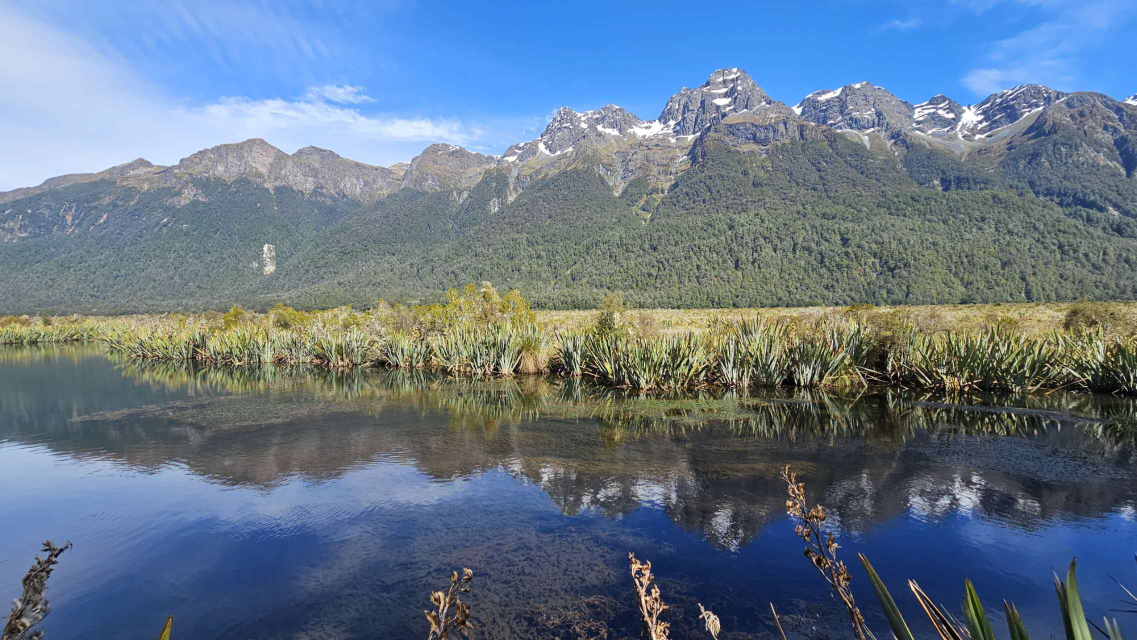
#> input picture jpg/1.2.jpg, 2273 x 1280 px (shown at 1/2 size)
$ python test3.py   (older library calls are emulated)
#> lines starting #> are read from the running program, lines starting #| are printed output that depends on the picture
import os
from PIL import Image
from matplotlib import pyplot as plt
from matplotlib.patches import Circle
from timeit import default_timer as timer

# 假设你的Harris和Sobel函数都已导入或在本文件中
from test1 import computeHarrisCorners  # 这里换成你自己的Harris函数

# 读取JPG并转灰度pixel_array（内存）
def load_image_as_greyscale_array(image_path):
#> called with image_path = './jpg/1.2.jpg'
    img = Image.open(image_path).convert('L')  # 直接转灰度
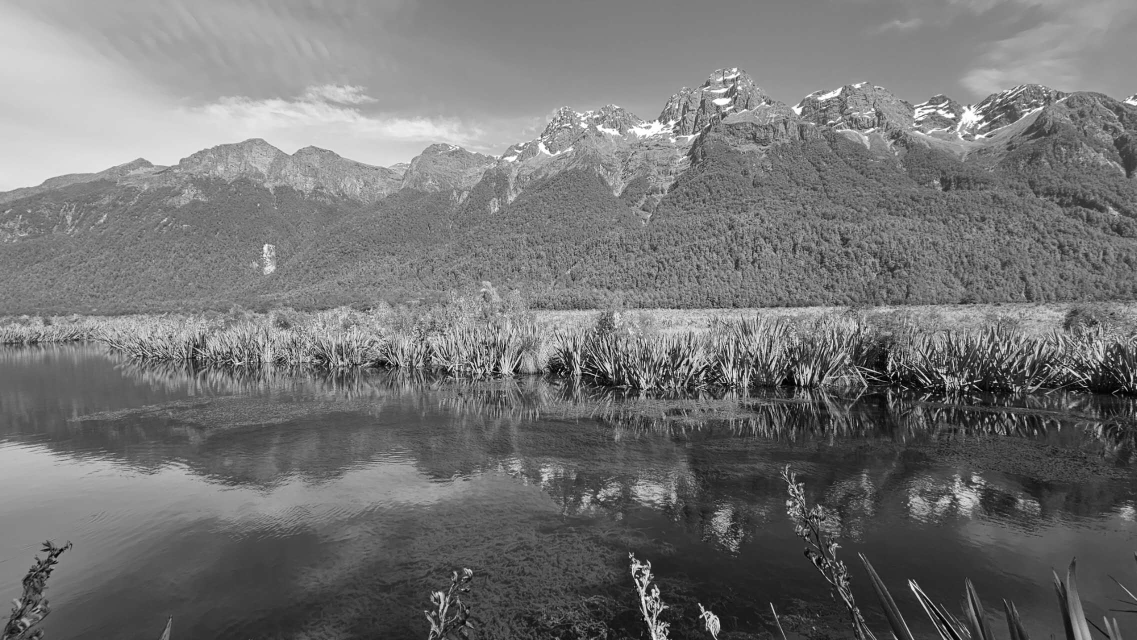
#> img: PIL image 2273x1280 L (shown at 1/2 size); min 0, max 255, mean 116
    width, height = img.size
#> width = 2273; height = 1280
    pixels = list(img.getdata())
#> pixels = 2909440 items

    pixel_array = []
    for y in range(height):
        row = []
        for x in range(width):
            grey = pixels[y * width + x]
            row.append(grey)
        pixel_array.append(row)
#> after the loop, pixel_array = 1280 items
    return width, height, pixel_array

# 可视化 Harris 角点
def visualize_harris(image_array, corners, title):
    plt.imshow(image_array, cmap='gray')
    plt.title(title)
    for (x, y) in corners:
        circ = Circle((x, y), 3, color='r', fill=False)
        plt.gca().add_patch(circ)
    plt.show()

def main():
    input_image = './jpg/1.1.jpg'   # 换成你的图片路径
    input_image = './jpg/1.2.jpg'

    # 1️⃣ 直接读取JPG并转灰度
    width, height, pixel_array = load_image_as_greyscale_array(input_image)
#> width = 2273; height = 1280; pixel_array = 1280 items

    # 2️⃣ Harris角点检测（直接内存跑）
    start = timer()
#> (the run stopped early here; a loop or call above may not have finished)

$ run again, with jpg/2.1.jpg copied over jpg/1.2.jpg
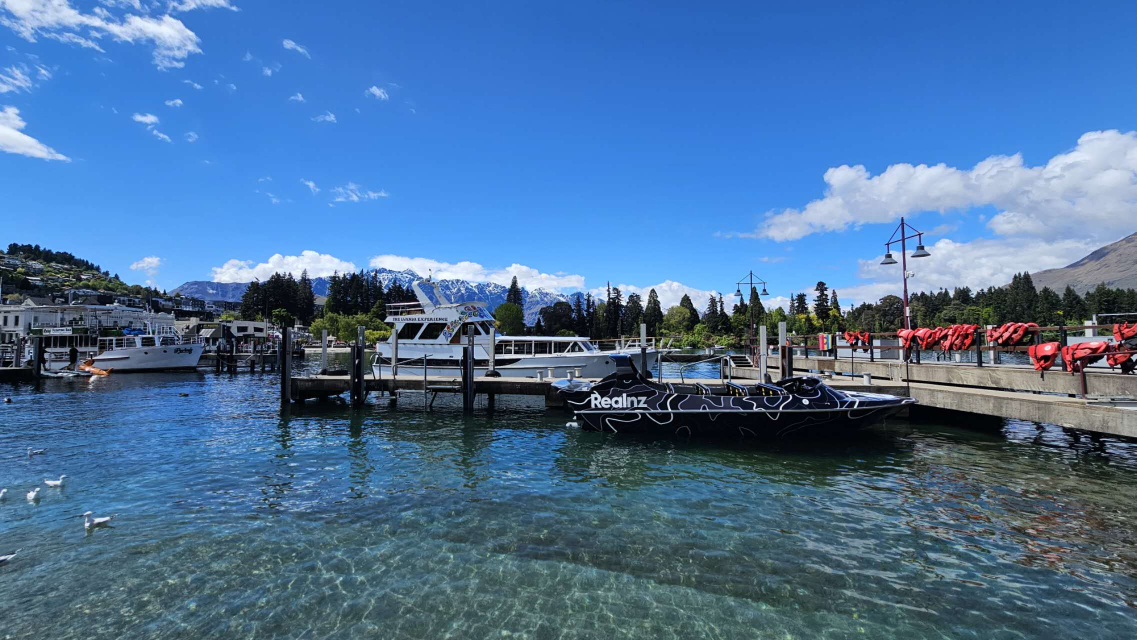
#> input picture jpg/2.1.jpg, 2273 x 1280 px (shown at 1/2 size)
#> in load_image_as_greyscale_array, `img = Image.open(image_path).convert('L')`:
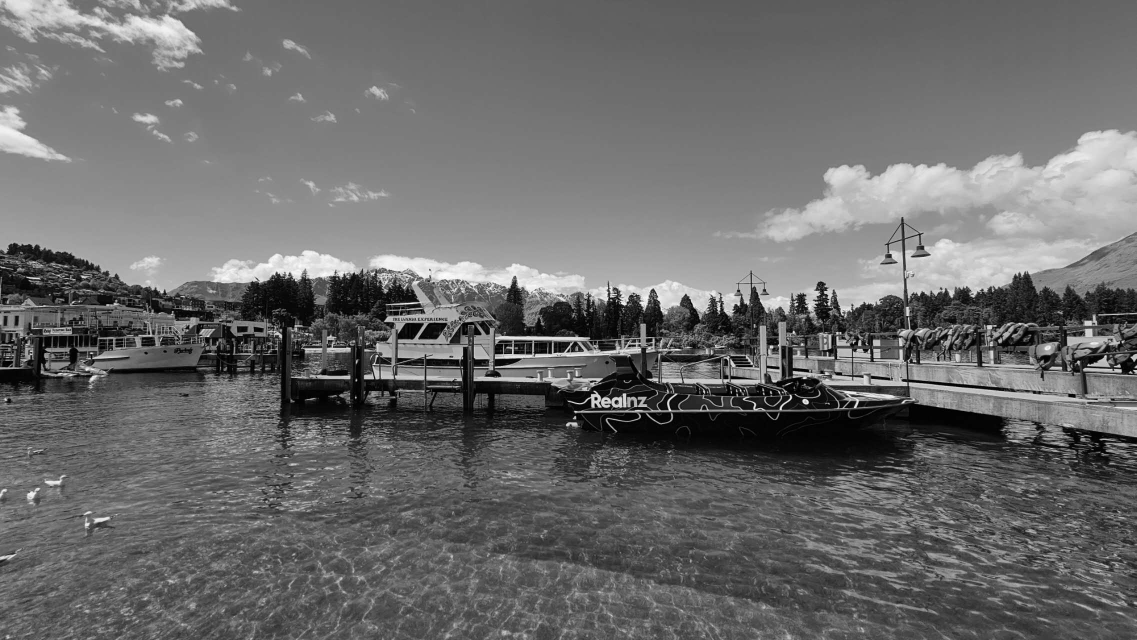
#> img: PIL image 2273x1280 L (shown at 1/2 size); min 0, max 254, mean 106.9
#> pixels = 2909440 items
#> after the loop in load_image_as_greyscale_array, `for y in range(height):`: pixel_array = 1280 items
#> in main, `width, height, pixel_array = load_image_as_greyscale_array(input_image)`: width = 2273; height = 1280; pixel_array = 1280 items

$ run again, with jpg/2.2.jpg copied over jpg/1.2.jpg
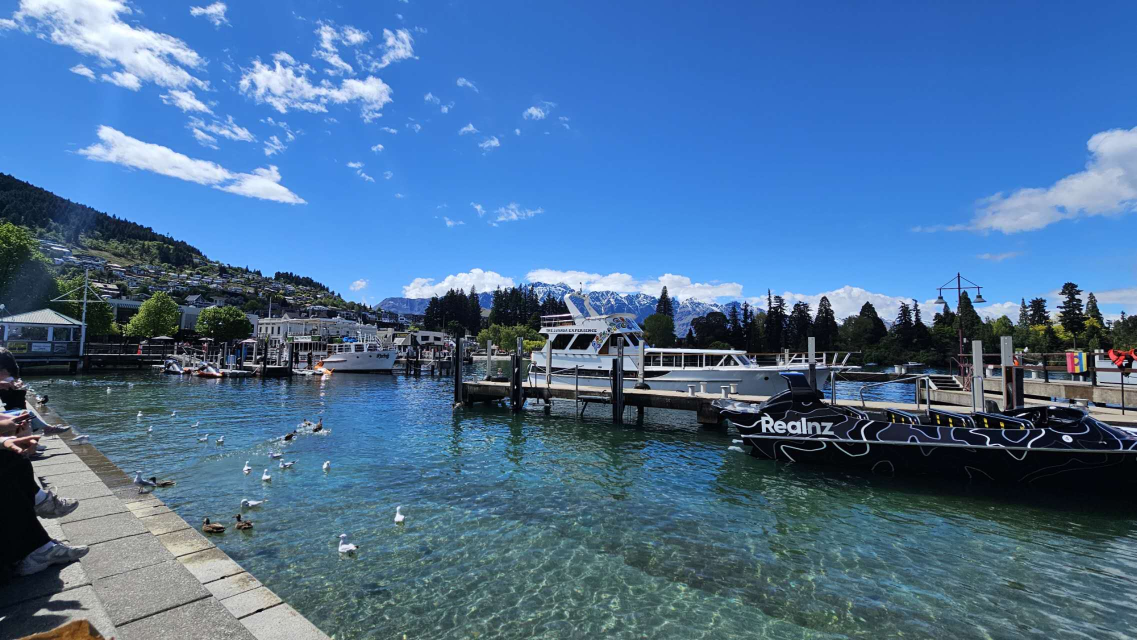
#> input picture jpg/2.2.jpg, 2273 x 1280 px (shown at 1/2 size)
#> in load_image_as_greyscale_array, `img = Image.open(image_path).convert('L')`:
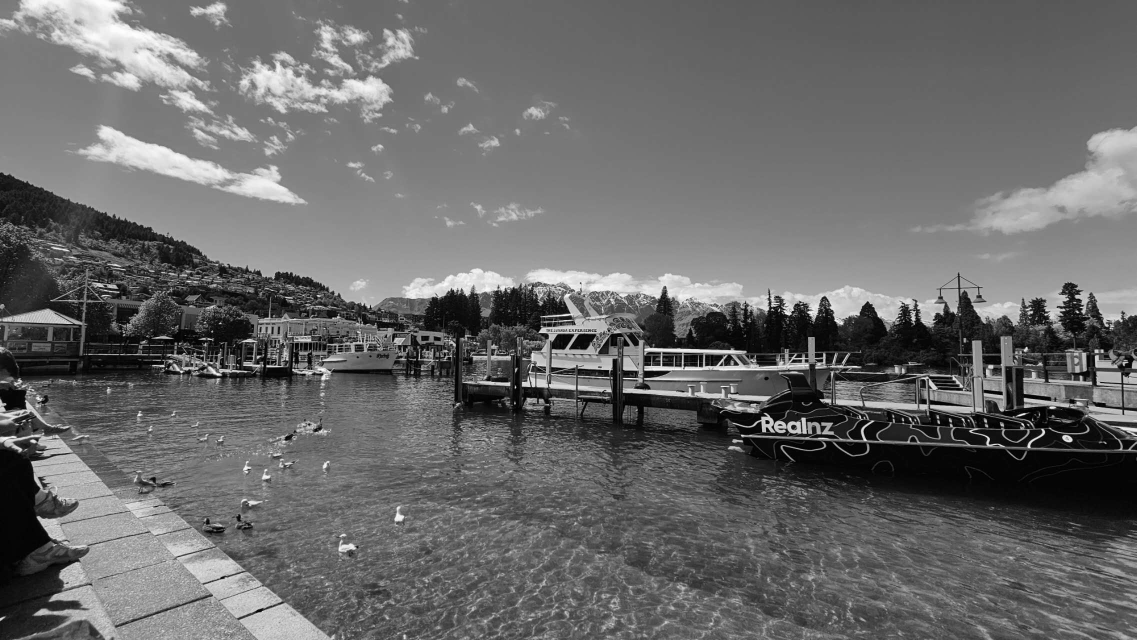
#> img: PIL image 2273x1280 L (shown at 1/2 size); min 0, max 255, mean 105.2
#> pixels = 2909440 items
#> after the loop in load_image_as_greyscale_array, `for y in range(height):`: pixel_array = 1280 items
#> in main, `width, height, pixel_array = load_image_as_greyscale_array(input_image)`: width = 2273; height = 1280; pixel_array = 1280 items
